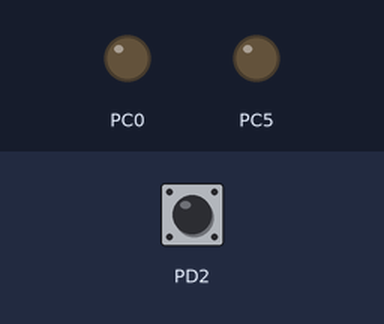
The program below on a simulated ATmega32, built with avr-gcc and emulated at 12 MHz. Parts: output pins drawn as LEDs (lit = HIGH). Inputs (shaded band) come from the test bench; at power-on: PD2 HIGH.

Above: at 1.2 s.
1.3 s: PD2 pulled LOW for 0.15 s
At 1.7 s:
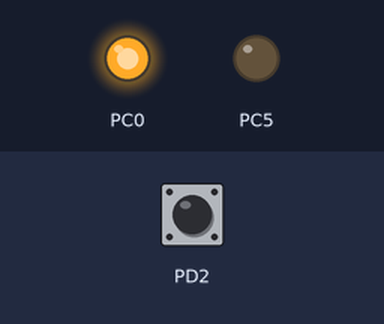
2.9 s: PD2 pulled LOW for 1 s
At 4.1 s:
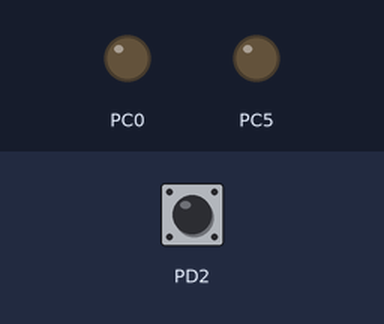
5.4 s: PD2 pulled LOW for 3.2 s
At 6.1 s:
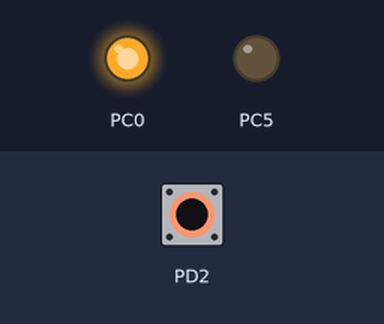
Timing chart, 0 to 8.4 s (numbered marks = the images above; inputs shaded):
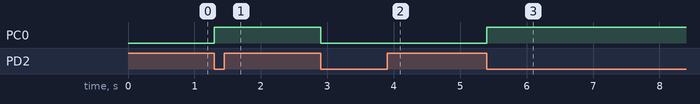

The program:

Main.c
```c
/*Lib Layer */

#include "STD_TYPES.h"
#include "BIT_MATH.h"

/* MCAL*/
#include "DIO_interface.h"
#include "EXTI_interface.h"
#include "GIE_interface.h"

void INT0_ISR();

int main(){
/*Set Directions of PD2(EXTI0) --> Input Pull-up// PC0(Led) --> Output */
	DIO_u8Init();
	EXTI_voidINT0Init();
	EXTI_u8Int0SetCallBack(&INT0_ISR);
	GIE_voidEnable();
	while(1)
	{


	}
	return 0;
}
/*ISR of EXTI0 implementation*/
void INT0_ISR(){
DIO_u8TogglePinValue(DIO_u8_PORTC,DIO_u8_PIN0);
}
```

EXTI_interface.h
```c
/***********************************************************************************/
/*                              Name : Tarek Wael                                  */
/*								Date : 9/10/2021                                   */
/*                              SWC : EXTI                                         */
/*								Version : 1.0                                      */
/***********************************************************************************/

#ifndef EXTI_INTERFACE_H_
#define EXTI_INTERFACE_H_


void EXTI_voidINT0Init(void);
void EXTI_voidINT1Init(void);
void EXTI_voidINT2Init(void);
u8 EXTI_u8Int0SetCallBack(void(*Copy_pvInt0Func)(void));
u8 EXTI_u8Int1SetCallBack(void(*Copy_pvInt1Func)(void));
u8 EXTI_u8Int2SetCallBack(void(*Copy_pvInt2Func)(void));
#define GICR_INT0	6
#define GICR_INT1	7
#define GICR_INT2	5

#define MCUCR_ISC11	3
#define MCUCR_ISC10	2
#define MCUCR_ISC01	1
#define MCUCR_ISC00	0

#define MCUCSR_INT2	6

#endif /* EXTI_INTERFACE_H_ */
```

EXTI_program.c
```c
/*
 * program.c
 *
 *  Created on: Oct 9, 2021
 *      Author: ENG TAREK
 */
#include "STD_TYPES.h"
#include "BIT_MATH.h"

#include "EXTI_config.h"
#include "EXTI_interface.h"
#include "EXTI_private.h"

/*Global pointer to function to hold ISR addresses*/
static void (*EXTI_pvINT0Func)(void)=NULL;
static void (*EXTI_pvINT1Func)(void)=NULL;
static void (*EXTI_pvINT2Func)(void)=NULL;

void EXTI_voidINT0Init(void){
/*Check sense control*/
#if  INT0_SENSE	== LOW_LEVEL
CLR_BIT(EXTI_u8_MCUCR_REG,MCUCR_ISC01);
CLR_BIT(EXTI_u8_MCUCR_REG,MCUCR_ISC00);

#elif 	INT0_SENSE == ON_CHANGE
CLR_BIT(EXTI_u8_MCUCR_REG,MCUCR_ISC01);
SET_BIT(EXTI_u8_MCUCR_REG,MCUCR_ISC00);

#elif 	INT0_SENSE == FALLING_EDGE
SET_BIT(EXTI_u8_MCUCR_REG,MCUCR_ISC01);
CLR_BIT(EXTI_u8_MCUCR_REG,MCUCR_ISC00);

#elif 	INT0_SENSE == RISING_EDGE
SET_BIT(EXTI_u8_MCUCR_REG,MCUCR_ISC01);
SET_BIT(EXTI_u8_MCUCR_REG,MCUCR_ISC00);

#else
#error "Wrong INT0_SENSE Configuration option"
#endif
/*Check peripheral interrupt enable initial state*/
#if INT0_INITIAL_STATE == ENABLED
/*Enable EXTI0 Peripheral interrupt enable*/
SET_BIT(EXTI_u8_GICR_REG, GICR_INT0);
#elif INT0_INITIAL_STATE == DISABLED
/*Enable EXTI0 Peripheral interrupt enable*/
CLR_BIT(EXTI_u8_GICR_REG,GICR_INT0);
#else
#error "Wrong INT0_INITIAL_STATE Configuration option"
#endif
}

void EXTI_voidINT1Init(void){
/*Check sense control*/
#if  INT1_SENSE	== LOW_LEVEL
CLR_BIT(EXTI_u8_MCUCR_REG,MCUCR_ISC11);
CLR_BIT(EXTI_u8_MCUCR_REG,MCUCR_ISC10);

#elif 	INT1_SENSE == ON_CHANGE
CLR_BIT(EXTI_u8_MCUCR_REG,MCUCR_ISC11);
SET_BIT(EXTI_u8_MCUCR_REG,MCUCR_ISC10);

#elif 	INT1_SENSE == FALLING_EDGE
SET_BIT(EXTI_u8_MCUCR_REG,MCUCR_ISC11);
CLR_BIT(EXTI_u8_MCUCR_REG,MCUCR_ISC10);

#elif 	INT1_SENSE == RISING_EDGE
SET_BIT(EXTI_u8_MCUCR_REG,MCUCR_ISC11);
SET_BIT(EXTI_u8_MCUCR_REG,MCUCR_ISC10);

#else
#error "Wrong INT1_SENSE Configuration option"
#endif
/*Check peripheral interrupt enable initial state*/
#if INT1_INITIAL_STATE == ENABLED
/*Enable EXTI0 Peripheral interrupt enable*/
SET_BIT(EXTI_u8_GICR_REG,GICR_INT1);

#elif INT1_INITIAL_STATE == DISABLED
/*Enable EXTI0 Peripheral interrupt enable*/
CLR_BIT(EXTI_u8_GICR_REG,GICR_INT1);
#else
#error "Wrong INT0_INITIAL_STATE Configuration option"
#endif
}

void EXTI_voidINT2Init(void){
/*Select the trigger source of EXTI2 to falling edge*/
CLR_BIT(EXTI_u8_MCUCSR_REG,MCUCSR_INT2);
/*Enable EXTI2 Peripheral interrupt enable*/
SET_BIT(EXTI_u8_GICR_REG,GICR_INT2);
}

u8 EXTI_u8Int0SetCallBack(void(*Copy_pvInt0Func)(void)){
	u8 Local_u8ErrorState = STD_TYPES_OK;
	if(Copy_pvInt0Func!=NULL){
		EXTI_pvINT0Func = Copy_pvInt0Func;
	}
	else
		Local_u8ErrorState = STD_TYPES_NOK;
return Local_u8ErrorState;
}
u8 EXTI_u8Int1SetCallBack(void(*Copy_pvInt1Func)(void)){
	u8 Local_u8ErrorState = STD_TYPES_OK;
	if(Copy_pvInt1Func!=NULL){
		EXTI_pvINT1Func = Copy_pvInt1Func;
	}
	else
		Local_u8ErrorState = STD_TYPES_NOK;
return Local_u8ErrorState;
}
u8 EXTI_u8Int2SetCallBack(void(*Copy_pvInt2Func)(void)){
	u8 Local_u8ErrorState = STD_TYPES_OK;
	if(Copy_pvInt2Func!=NULL){
		EXTI_pvINT0Func = Copy_pvInt2Func;
	}
	else
		Local_u8ErrorState = STD_TYPES_NOK;
return Local_u8ErrorState;
}
/*ISR of INT0*/
void __vector_1(void) __attribute__((signal));
void __vector_1(void){
	if(EXTI_pvINT0Func != NULL){
		EXTI_pvINT0Func();
	}
	}
/*ISR of INT1*/
void __vector_2(void) __attribute__((signal));
void __vector_2(void){
	if(EXTI_pvINT1Func != NULL){
		EXTI_pvINT1Func();
	}
	}
/*ISR of INT2*/
void __vector_3(void) __attribute__((signal));
void __vector_3(void){
	if(EXTI_pvINT2Func != NULL){
		EXTI_pvINT2Func();
	}
	}
```

GIE_interface.h
```c
/***********************************************************************************/
/*                              Name : Tarek Wael                                  */
/*								Date : 16/10/2021                                  */
/*                              SWC : GIE                                          */
/*								Version : 1.0                                      */
/***********************************************************************************/

#ifndef GIE_INTERFACE_H_
#define GIE_INTERFACE_H_

void GIE_voidEnable(void);
void GIE_voidDisable(void);


#endif
```

GIE_program.c
```c
/***********************************************************************************/
/*                              Name : Tarek Wael                                  */
/*								Date : 16/10/2021                                  */
/*                              SWC : GIE                                          */
/*								Version : 1.0                                      */
/***********************************************************************************/


#include "STD_TYPES.h"
#include "BIT_MATH.h"

#include "GIE_interface.h"
#include "GIE_private.h"

void GIE_voidEnable(void){
	SET_BIT(SREG,SREG_I);
}
void GIE_voidDisable(void){
	CLR_BIT(SREG,SREG_I);
}
```

EXTI_config.h
```c
/***********************************************************************************/
/*                              Name : Tarek Wael                                  */
/*								Date : 9/10/2021                                   */
/*                              SWC : EXTI                                         */
/*								Version : 1.0                                      */
/***********************************************************************************/
#ifndef EXTI_CONFIG_H_
#define EXTI_CONFIG_H_


/*Options:
 1- LOW_LEVEL
 2- ON_CHANGE
 3- FALLING_EDGE
 4- RISING_EDGE
 */
#define INT0_SENSE	FALLING_EDGE
#define INT1_SENSE 	FALLING_EDGE

/*Options:
 1- ENABLED
 2- DISABLED
 */
#define INT0_INITIAL_STATE ENABLED
#define INT1_INITIAL_STATE DISABLED

#endif /* EXTI_CONFIG_H_ */
```

BIT_MATH.h
```c
/***************************************************************************************/
/****************************  IMT School Training Center ******************************/
/***************************************************************************************/
/** This file is developed by IMT School training center, All copyrights are reserved **/
/***************************************************************************************/
#ifndef _BIT_MATH_H
#define _BIT_MATH_H

#define SET_BIT(VAR,BITNO) (VAR) |=  (1 << (BITNO))
#define CLR_BIT(VAR,BITNO) (VAR) &= ~(1 << (BITNO))
#define TOG_BIT(VAR,BITNO) (VAR) ^=  (1 << (BITNO))
#define GET_BIT(VAR,BITNO) (((VAR) >> (BITNO)) & 1)


#endif
```

DIO_config.h
```c
/***********************************************************************************/
/*                              Name : Tarek Wael                                  */
/*								Date : 17/9/2021                                   */
/*                              SWC : DIO                                          */
/*								Version : 1.0                                      */
/***********************************************************************************/

#ifndef DIO_CONFIG_H
#define DIO_CONFIG_H
/*Configuration of directions of Pins */
/*Options: 1-DIO_u8_INIT_INPUT    2-1-DIO_u8_INIT_OUTPUT */
#define DIO_u8_PA0_DIRECTION 	  DIO_u8_INIT_INPUT
#define DIO_u8_PA1_DIRECTION 	  DIO_u8_INIT_INPUT
#define DIO_u8_PA2_DIRECTION 	  DIO_u8_INIT_INPUT
#define DIO_u8_PA3_DIRECTION 	  DIO_u8_INIT_INPUT
#define DIO_u8_PA4_DIRECTION      DIO_u8_INIT_INPUT
#define DIO_u8_PA5_DIRECTION      DIO_u8_INIT_INPUT
#define DIO_u8_PA6_DIRECTION      DIO_u8_INIT_INPUT
#define DIO_u8_PA7_DIRECTION      DIO_u8_INIT_INPUT

#define DIO_u8_PB0_DIRECTION      DIO_u8_INIT_INPUT
#define DIO_u8_PB1_DIRECTION      DIO_u8_INIT_INPUT
#define DIO_u8_PB2_DIRECTION      DIO_u8_INIT_INPUT
#define DIO_u8_PB3_DIRECTION      DIO_u8_INIT_INPUT
#define DIO_u8_PB4_DIRECTION      DIO_u8_INIT_INPUT
#define DIO_u8_PB5_DIRECTION      DIO_u8_INIT_INPUT
#define DIO_u8_PB6_DIRECTION      DIO_u8_INIT_INPUT
#define DIO_u8_PB7_DIRECTION      DIO_u8_INIT_INPUT

#define DIO_u8_PC0_DIRECTION      DIO_u8_INIT_OUTPUT
#define DIO_u8_PC1_DIRECTION      DIO_u8_INIT_INPUT
#define DIO_u8_PC2_DIRECTION      DIO_u8_INIT_INPUT
#define DIO_u8_PC3_DIRECTION      DIO_u8_INIT_INPUT
#define DIO_u8_PC4_DIRECTION      DIO_u8_INIT_INPUT
#define DIO_u8_PC5_DIRECTION      DIO_u8_INIT_OUTPUT
#define DIO_u8_PC6_DIRECTION      DIO_u8_INIT_INPUT
#define DIO_u8_PC7_DIRECTION      DIO_u8_INIT_INPUT

#define DIO_u8_PD0_DIRECTION      DIO_u8_INIT_INPUT
#define DIO_u8_PD1_DIRECTION      DIO_u8_INIT_INPUT
#define DIO_u8_PD2_DIRECTION      DIO_u8_INIT_INPUT
#define DIO_u8_PD3_DIRECTION      DIO_u8_INIT_INPUT
#define DIO_u8_PD4_DIRECTION      DIO_u8_INIT_INPUT
#define DIO_u8_PD5_DIRECTION      DIO_u8_INIT_INPUT
#define DIO_u8_PD6_DIRECTION      DIO_u8_INIT_INPUT
#define DIO_u8_PD7_DIRECTION      DIO_u8_INIT_INPUT

/*Options : 1-DIO_u8_INIT_OUTPUT_HIGH
  			2-DIO_u8_INIT_OUTPUT_LOW
  			3-DIO_u8_INIT_INPUT_FLOATING
  			4-DIO_u8_INPUT_PULLUP */
#define DIO_u8_PA0_VALUE		DIO_u8_INIT_INPUT_FLOATING
#define DIO_u8_PA1_VALUE		DIO_u8_INIT_INPUT_FLOATING
#define DIO_u8_PA2_VALUE		DIO_u8_INIT_INPUT_FLOATING
#define DIO_u8_PA3_VALUE		DIO_u8_INIT_INPUT_FLOATING
#define DIO_u8_PA4_VALUE        DIO_u8_INIT_INPUT_FLOATING
#define DIO_u8_PA5_VALUE        DIO_u8_INIT_INPUT_FLOATING
#define DIO_u8_PA6_VALUE        DIO_u8_INIT_INPUT_FLOATING
#define DIO_u8_PA7_VALUE        DIO_u8_INIT_INPUT_FLOATING

#define DIO_u8_PB0_VALUE        DIO_u8_INIT_INPUT_PULLUP
#define DIO_u8_PB1_VALUE        DIO_u8_INIT_INPUT_FLOATING
#define DIO_u8_PB2_VALUE        DIO_u8_INIT_INPUT_FLOATING
#define DIO_u8_PB3_VALUE        DIO_u8_INIT_INPUT_FLOATING
#define DIO_u8_PB4_VALUE        DIO_u8_INIT_INPUT_FLOATING
#define DIO_u8_PB5_VALUE        DIO_u8_INIT_INPUT_FLOATING
#define DIO_u8_PB6_VALUE        DIO_u8_INIT_INPUT_FLOATING
#define DIO_u8_PB7_VALUE        DIO_u8_INIT_INPUT_FLOATING

#define DIO_u8_PC0_VALUE        DIO_u8_INIT_OUTPUT_LOW
#define DIO_u8_PC1_VALUE        DIO_u8_INIT_INPUT_FLOATING
#define DIO_u8_PC2_VALUE        DIO_u8_INIT_INPUT_FLOATING
#define DIO_u8_PC3_VALUE        DIO_u8_INIT_INPUT_FLOATING
#define DIO_u8_PC4_VALUE        DIO_u8_INIT_INPUT_FLOATING
#define DIO_u8_PC5_VALUE        DIO_u8_INIT_OUTPUT_LOW
#define DIO_u8_PC6_VALUE        DIO_u8_INIT_INPUT_FLOATING
#define DIO_u8_PC7_VALUE        DIO_u8_INIT_INPUT_FLOATING

#define DIO_u8_PD0_VALUE        DIO_u8_INIT_INPUT_FLOATING
#define DIO_u8_PD1_VALUE        DIO_u8_INIT_INPUT_FLOATING
#define DIO_u8_PD2_VALUE        DIO_u8_INIT_INPUT_PULLUP
#define DIO_u8_PD3_VALUE        DIO_u8_INIT_INPUT_FLOATING
#define DIO_u8_PD4_VALUE        DIO_u8_INIT_INPUT_FLOATING
#define DIO_u8_PD5_VALUE        DIO_u8_INIT_INPUT_FLOATING
#define DIO_u8_PD6_VALUE        DIO_u8_INIT_INPUT_FLOATING
#define DIO_u8_PD7_VALUE        DIO_u8_INIT_INPUT_FLOATING
#endif
```

DIO_interface.h
```c
/***********************************************************************************/
/*                              Name : Tarek Wael                                  */
/*								Date : 17/9/2021                                   */
/*                              SWC : DIO                                          */
/*								Version : 1.0                                      */
/***********************************************************************************/

#ifndef DIO_INTERFACE_H
#define DIO_INTERFACE_H
/* Macros for PORT Id */
#define DIO_u8_PORTA 0
#define DIO_u8_PORTB 1
#define DIO_u8_PORTC 2
#define DIO_u8_PORTD 3

/*Macros for Pin Id */
#define DIO_u8_PIN0 0
#define DIO_u8_PIN1 1
#define DIO_u8_PIN2 2
#define DIO_u8_PIN3 3
#define DIO_u8_PIN4 4
#define DIO_u8_PIN5 5
#define DIO_u8_PIN6 6
#define DIO_u8_PIN7 7

/* Macros for Pin Direction*/
#define DIO_u8_INPUT_FLOATING 0
#define DIO_u8_OUTPUT 1
#define DIO_u8_INPUT_PULLUP 2

/* Macros for Pin Value*/
#define DIO_u8_HIGH	1
#define DIO_u8_LOW	0

void DIO_u8Init(void);
u8 DIO_u8SetPinDirection(u8 Copy_u8PortId,u8 Copy_u8PinId,u8 Copy_u8PinDirection);
u8 DIO_u8SetPinValue(u8 Copy_u8PortId,u8 Copy_u8PinId,u8 Copy_u8PinValue);
u8 DIO_u8GetPinValue(u8 Copy_u8PortId,u8 Copy_u8PinId,u8 *Copy_Pu8ReturnValue);
u8 DIO_u8TogglePinValue(u8 Copy_u8PortId,u8 Copy_u8PinId);
u8 DIO_u8SetPortDirection(u8 Copy_u8PortId,u8 Copy_u8PortDirection);
u8 DIO_u8SetPortValue(u8 Copy_u8PortId,u8 Copy_u8PortValue);
u8 DIO_u8GetPortValue(u8 Copy_u8PortId,u8 *Copy_Pu8ReturnValue);
#endif
```

DIO_private.h
```c
/***********************************************************************************/
/*                              Name : Tarek Wael                                  */
/*								Date : 17/9/2021                                   */
/*                              SWC : DIO                                          */
/*								Version : 1.0                                      */
/***********************************************************************************/

#ifndef DIO_PRIVATE_H
#define DIO_PRIVATE_H

#define DIO_u8_PORTA_REG 	*((volatile u8*)0x3B)
#define DIO_u8_DDRA_REG 	*((volatile u8*)0x3A)
#define DIO_u8_PINA_REG 	*((volatile u8*)0x39)

#define DIO_u8_PORTB_REG 	*((volatile u8*)0x38)
#define DIO_u8_DDRB_REG 	*((volatile u8*)0x37)
#define DIO_u8_PINB_REG  	*((volatile u8*)0x36)

#define DIO_u8_PORTC_REG 	*((volatile u8*)0x35)
#define DIO_u8_DDRC_REG 	*((volatile u8*)0x34)
#define DIO_u8_PINC_REG 	*((volatile u8*)0x33)

#define DIO_u8_PORTD_REG 	*((volatile u8*)0x32)
#define DIO_u8_DDRD_REG 	*((volatile u8*)0x31)
#define DIO_u8_PIND_REG 	*((volatile u8*)0x30)

#define DIO_u8_INIT_INPUT 	0
#define DIO_u8_INIT_OUTPUT	1

#define DIO_u8_INIT_OUTPUT_HIGH   	1
#define DIO_u8_INIT_OUTPUT_LOW    	0
#define DIO_u8_INIT_INPUT_FLOATING	0
#define DIO_u8_INIT_INPUT_PULLUP  	1

/* Concatination Function*/
#define PRIVATE_u8_CONC(b7,b6,b5,b4,b3,b2,b1,b0)		PRIVATE_u8_CONC_HELP(b7,b6,b5,b4,b3,b2,b1,b0)
#define PRIVATE_u8_CONC_HELP(b7,b6,b5,b4,b3,b2,b1,b0)	0b##b7##b6##b5##b4##b3##b2##b1##b0

#endif
```

EXTI_private.h
```c
/***********************************************************************************/
/*                              Name : Tarek Wael                                  */
/*								Date : 9/10/2021                                   */
/*                              SWC : EXTI                                         */
/*								Version : 1.0                                      */
/***********************************************************************************/

#ifndef EXTI_PRIVATE_H_
#define EXTI_PRIVATE_H_

#define EXTI_u8_MCUCR_REG    *((volatile u8*)0x55)
#define EXTI_u8_MCUCSR_REG   *((volatile u8*)0x54)

#define EXTI_u8_GICR_REG     *((volatile u8*)0x5B)
#define EXTI_u8_GIFR_REG     *((volatile u8*)0x5A)

#define LOW_LEVEL		1
#define ON_CHANGE 		2
#define FALLING_EDGE 	3
#define RISING_EDGE 	4

#define	ENABLED 		1
#define DISABLED		2
#endif /* EXTI_PRIVATE_H_ */
```

GIE_private.h
```c
/***********************************************************************************/
/*                              Name : Tarek Wael                                  */
/*								Date : 16/10/2021                                  */
/*                              SWC : GIE                                          */
/*								Version : 1.0                                      */
/***********************************************************************************/

#ifndef GIE_PRIVATE_H_
#define GIE_PRIVATE_H_


#define SREG 		*((volatile u8*)0x5F)
#define SREG_I		7


#endif
```

STD_TYPES.h
```c
#ifndef STD_TYPES_H
#define STD_TYPES_H

typedef unsigned char u8;
typedef signed char s8;
typedef unsigned short int u16;
typedef signed short int s16;
typedef unsigned int u32;
typedef signed int s32;
typedef float f32;
typedef double f64;

#define STD_TYPES_OK	1
#define STD_TYPES_NOK	0

#define NULL 	((void*)0)

#endif
```

Source omitted: DIO_program.c (9004 bytes)

Measured:
- after the input at 1.3 s, PC0: LOW → HIGH at once
- after the input at 2.9 s, PC0: HIGH → LOW at once
- after the input at 5.4 s, PC0: LOW → HIGH at once
